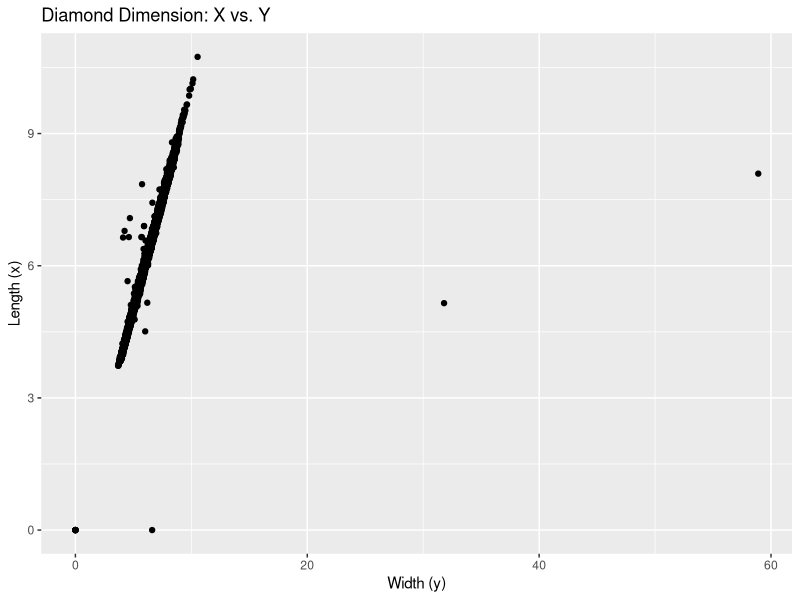
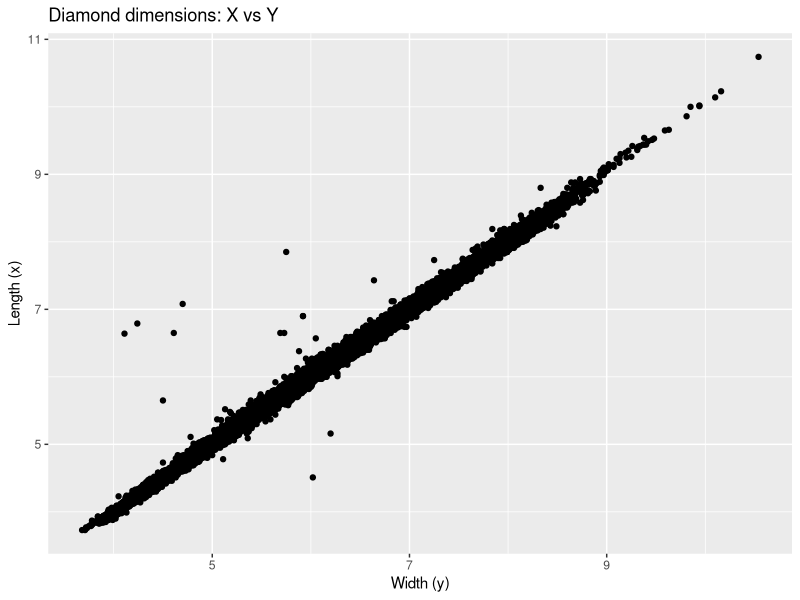
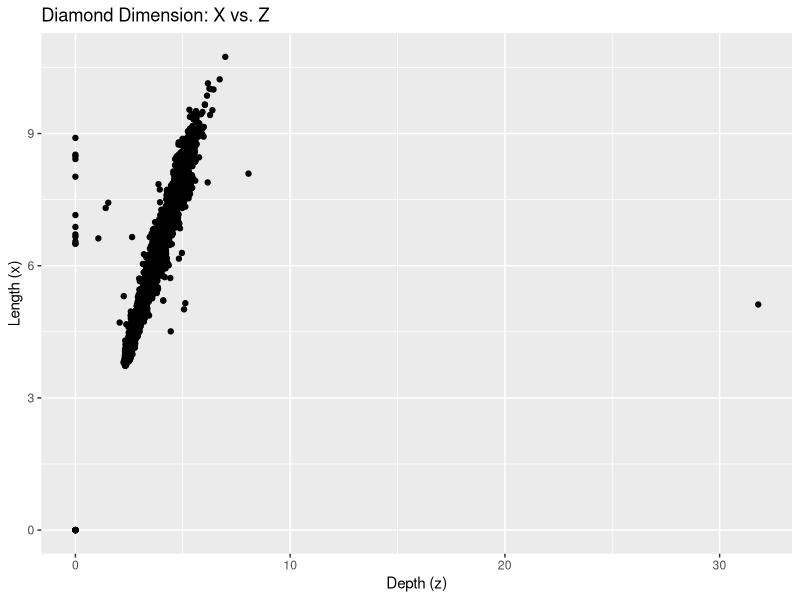
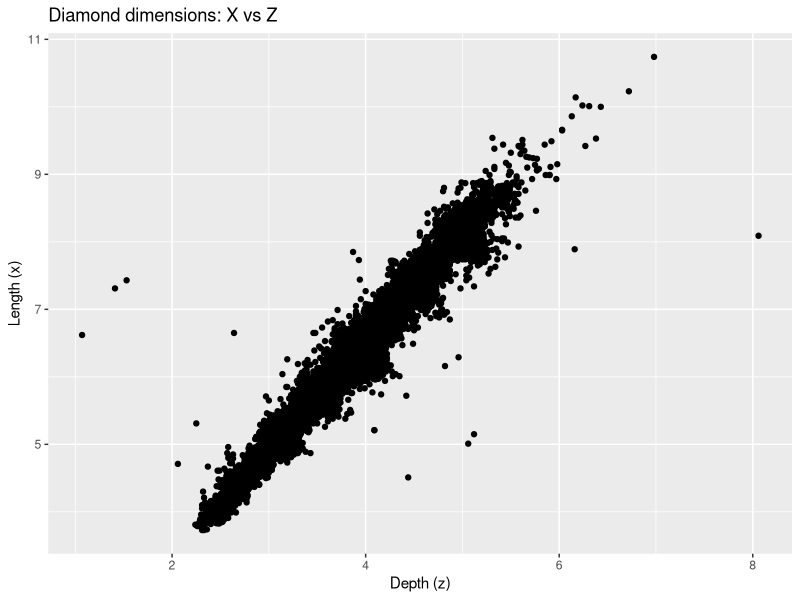

These figures' R source, in order:
## ---- chunk 1
library(tidyverse)
library(dplyr)
print(diamonds)
## ---- chunk 2
diamonds %>%
  group_by(cut) %>%
  count()
## ---- chunk 3
# this creates a random subset of data and condenses it to 1%
condensed_diamonds <- sample_frac(diamonds, 0.01) 
# view the condensed data
print(condensed_diamonds)
## ---- chunk 4
# check to make sure we have 100 in each clarity
condensed_diamonds %>%
  group_by(clarity) %>%
  count()
## ---- chunk 5
diamonds %>%
  group_by(clarity) %>%
  count()
## ---- chunk 6
# create new data set for 100 largest diamonds in each category
large_diamonds <- diamonds %>% 
  # we first want to arrange the diamonds data in order from highest to lowest
  arrange(desc(carat)) %>%
  # now that is has been sorted, we can then group them by clarity
  group_by(clarity) %>%
  # we then only want 100 sizes so we slice them out
  slice(1:100)
# print out the new data
large_diamonds 
## ---- chunk 7
large_diamonds %>%
  # we need to group them so that we can calculate the average for each category
  group_by(clarity) %>%
  # now that they are grouped, we can calculate the average of each
  summarise(average.size = mean(carat, na.rm = TRUE))
## ---- chunk 8
ggplot(diamonds) +
  geom_point(mapping = aes(x = y, y = x)) +
  labs(title = "Diamond Dimension: X vs. Y", x = "Width (y)", y = "Length (x)")
## ---- chunk 9
# this filters out the outliers within this dataset
x_y_diamonds <- diamonds %>%
  filter(x > 3 & y < 20)
ggplot(x_y_diamonds) +
  geom_point(mapping = aes(x = y, y = x)) +
  labs(title = "Diamond dimensions: X vs Y", x = "Width (y)", y = "Length (x)")
## ---- chunk 10
ggplot(diamonds) +
  geom_point(mapping = aes(x = z, y = x)) +
  labs(title = "Diamond Dimension: X vs. Z", x = "Depth (z)", y = "Length (x)")
## ---- chunk 11
x_z_diamonds <- diamonds %>%
  filter(x > 3 & z < 10 & z > 1)
ggplot(x_z_diamonds) +
  geom_point(mapping = aes(x = z, y = x)) +
  labs(title = "Diamond dimensions: X vs Z", x = "Depth (z)", y = "Length (x)")
